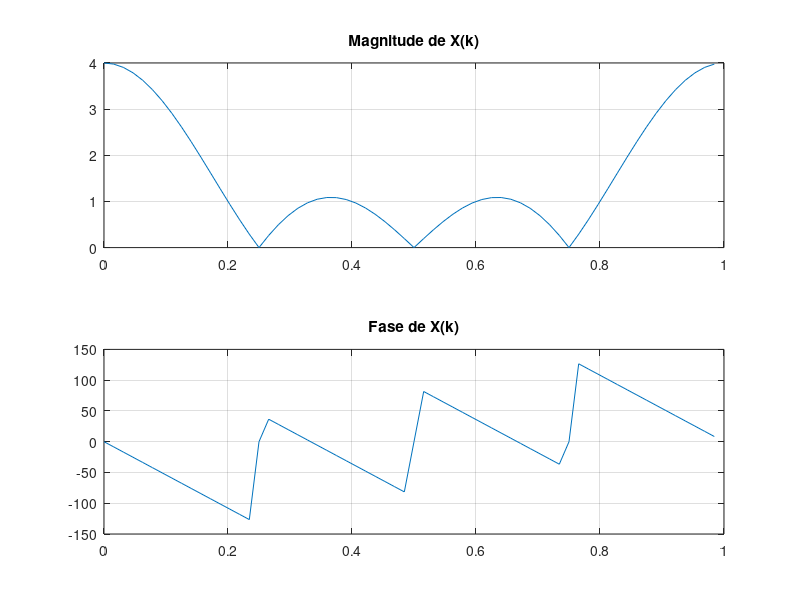
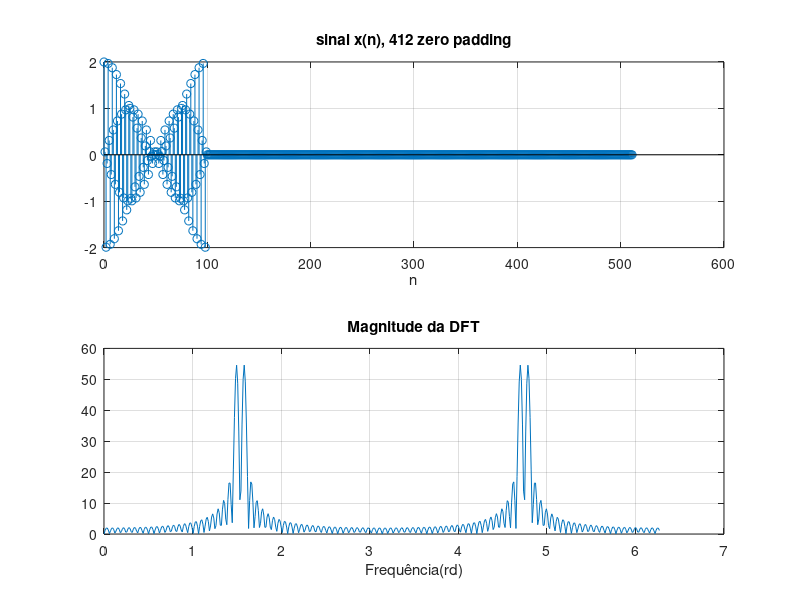
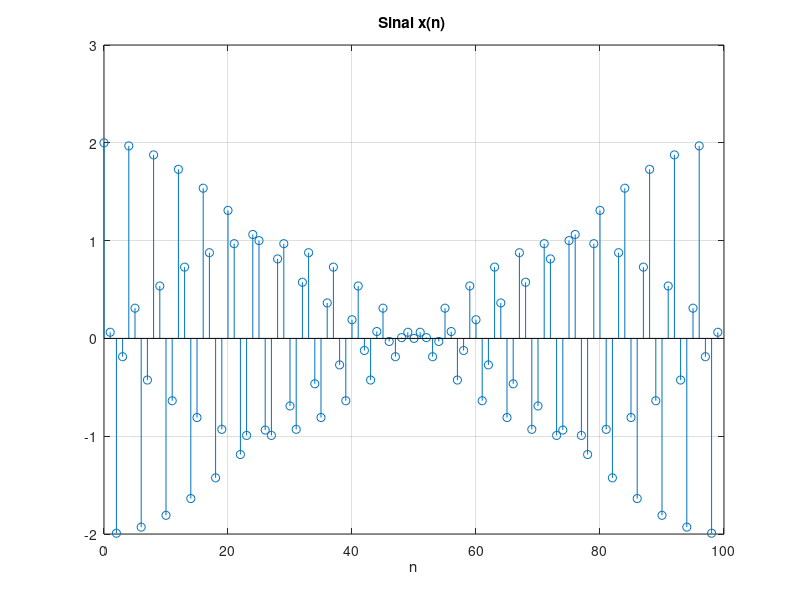
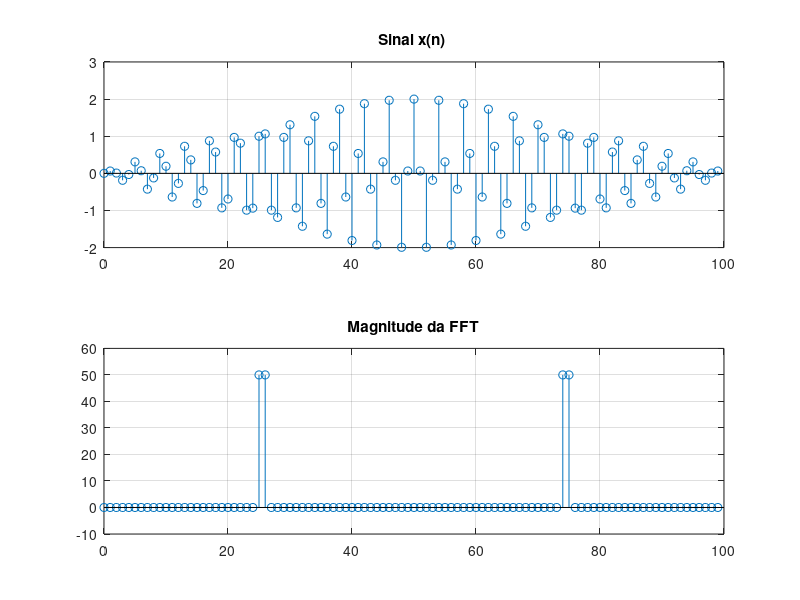

Here is the MATLAB script that generated these plots, in order:
%UNIVERSIDADE FEDERAL DE SANTA CATARINA - UFSC
%CENTRO TECNOLÓGICO - CTC
%DEPARTAMENTO DE ENGENHARIA ELÉTRICA E ELETRÔNICA
%EEL7522 - PROCESSAMENTO DIGITAL DE SINAIS
%GUSTAVO SIMAS & ANDRÉ MATTOS

%DTFT - Discrete Time Fourier Transform

x = [1, 1, 1, 1, zeros(1,60)]; 
N = 64;
X = fft(x, N);
magX=abs(X);
phaX=angle (X)*180/pi;
f=0:1/N:(N-1)/N; % frequência normalizada
subplot(2,1,1)
plot(f,magX)
title('Magnitude de X(k)')
grid
subplot(2,1,2)
plot(f,phaX)
title('Fase de X(k)')
grid


N=100
n = 0:N-1;
x = cos(0.48*pi*n)+cos(0.5*pi*n);
figure(2)
subplot(2,1,1)
stem(n, x);
grid
title('Sinal x(n)');
xlabel('n');
X = fft(x,N);
magX = abs(X);
k = 0:N-1;
w = (2*pi/N)*k;
subplot(2,1,2)
plot(w,magX);
grid
title('Magnitude da DFT');
xlabel('frequencia(rd))');

n2 = [0:N+411];
y1 = [x zeros(1,412)];
subplot(2,1,1);
stem(n2,y1);
grid
title('sinal x(n), 412 zero padding');
xlabel('n');
Y1 = fft(y1,512);
magY1 = abs(Y1);
k2 = 0:N+411;
w = (2*pi/(N+412))*k2;
subplot(2,1,2);
plot(w,magY1);
grid
title('Magnitude da DFT');
xlabel('Frequência(rd)');


figure(4)
x = ifft(X, N);
stem(n, x);
title('Sinal x(n) ');
xlabel('n');
grid
z = fftshift(x)
z2 = fftshift(X)
figure(5)
subplot(2,1,1);
stem(n,z)
title('Sinal x(n) ');
grid
subplot(2,1,2);
stem(n,z2)
title('Magnitude da FFT');
grid

function Xk = dft(xn, N)
% Cálculo da Transformada de Fourier Discreta
% ----------------------------------------------
% [Xk] = dft(xn, N)
% Xk = vetor de N valores da DFT 0 <= k <= N-1
% xn = vetor de N valores da IDFT
% N = comprimento da DFT DFT
%
n = 0:N-1; % vetor linha para n
k = 0:N-1; % vetor linha para k
WN = exp(-1i*2*pi/N); % fator Wn
nk = n'*k; % cria uma matriz NxN de nk valores
WNnk = WN.^ nk; % Matriz DFT
Xk = xn*WNnk; % vetor linha para os valores da DFT
% Fim da função
end

function xn = idft(Xk, N)
% Cálculo da Transformada de Fourier Discreta Inversa
% -------------------------------------------
% [xn] = idft(Xk, N)
% xn = a sequência de N pontos 0 <= n <= N-1
% Xk = Os valores da DFT 0 <= n <= N-1
% N = comprimento da DFT
%
n = 0:N-1; % vetor linha para n
k = 0:N-1; % vetor linha para k
WN = exp(-1i*2*pi/N); % fator Wn
nk = n'*k; % cria uma matriz NxN de nk valores
WNnk = WN.^(-nk); % Matrix IDFT
xn = (Xk*WNnk)/N; %vetor linha dos valores da IDFT
% Fim da função
end
